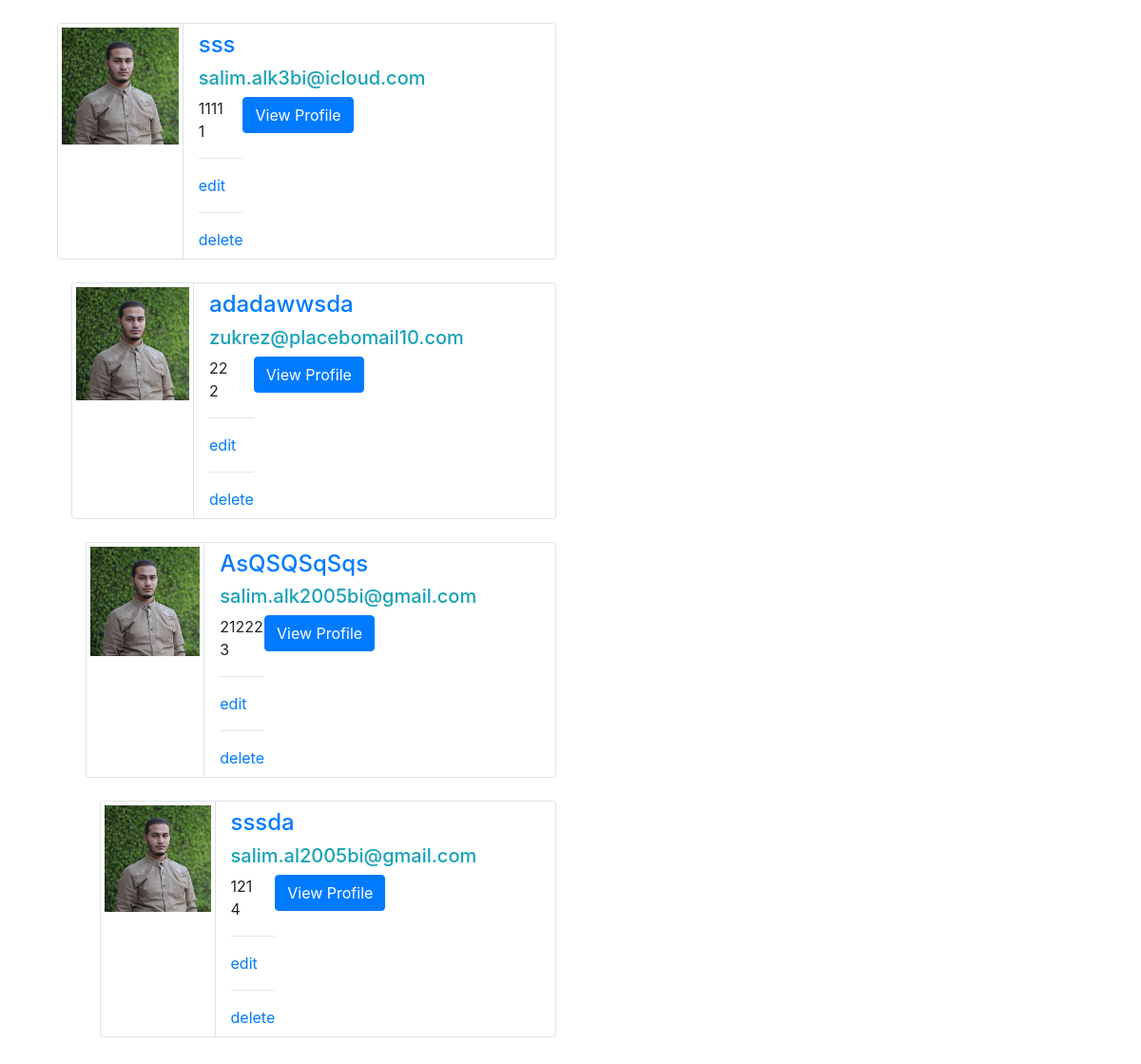
The page / on the database its author committed.
### std_profile/models.py (models this page shows)
class Std_profile(models.Model):
    image=models.ImageField(upload_to='media',blank=True, null=True)
    first_name = models.CharField(max_length=50)
    last_name=models.CharField(max_length=50)
    id= models.AutoField(auto_created=True, primary_key=True, serialize=False, verbose_name='ID')
    date_of_birth=models.DateTimeField(auto_now=False)
    age=models.IntegerField()
    gender = models.IntegerField(choices=GENDER_CHOICES)
    state=models.CharField(max_length=40)
    city_street= models.CharField(max_length=100)
    postal_code=models.IntegerField()
    email=models.EmailField(max_length=254)
    phone_number=models.IntegerField()
    secondary_rate=models.IntegerField()
    mother_lunguage=models.CharField(max_length=40)
    pyment_method=models.CharField(max_length=40)
    created_at = models.DateTimeField(default = timezone.now)
    university_message=models.TextField(max_length=1000)

### std_profile/views.py (the view)
# urls.py: path('', views.std_list),
def std_list(request) :
    std_list = Std_profile.objects.all()
    context = {'std_list':std_list}
    return render(request, 'Profile.html', context)

### std_profile/templates/Profile.html (shortened to what this page needs)
<!DOCTYPE html>
{% load static %}
<html>
<head>
    <link rel="stylesheet" href="https://maxcdn.bootstrapcdn.com/bootstrap/4.0.0/css/bootstrap.min.css">
</head>
<body>
    {% for std_profile in std_list %}
    <section class="container mt-4 mb-4">
        <div class="container">
            <div class="row mb-3">
                <div class="col-md-6">
                    <div class="d-flex flex-row border rounded">
                        <div class="p-0 w-25">
                            <img src="{% static 'site_static/img/std.jpg' %}" class="img-thumbnail border-0" />
                        </div>
                        <div class="pl-3 pt-2 pr-2 pb-2 w-75 border-left">
                            <h4 class="text-primary">{{std_profile.first_name}}{{std_profile.last_name}}</h4>
                            <h5 class="text-info">{{std_profile.email}}</h5>
                            <ul class="m-0 float-left" style="list-style: none; margin:0; padding: 0">
                                <li> {{std_profile.age}}</li>
                                <li> {{std_profile.id}}</li>
                                <hr>
                                <a href="{% url 'home:edit' std_profile.pk %}">edit</a>
                                <hr>
                                <a href="{% url 'home:delet' std_profile.pk %}">delete</a>
                            </ul <p class="text-right m-0"><a href="{% url 'home:std_detail' std_profile.pk %}" class="btn btn-primary"> View Profile</a></p>
                        </div>
                    </div>
                </div>
                {% endfor %}
    </section>
</body>
</html>

### rows shown on the page
Std_profile: first_name "ss", last_name "s", email "salim.alk3bi@icloud.com", age "1111", id "1"
Std_profile: first_name "adadaww", last_name "sda", email "zukrez@placebomail10.com", age "22", id "2"
Std_profile: first_name "AsQS", last_name "QSqSqs", email "salim.alk2005bi@gmail.com", age "21222", id "3"
Std_profile: first_name "ss", last_name "sda", email "salim.al2005bi@gmail.com", age "121", id "4"
